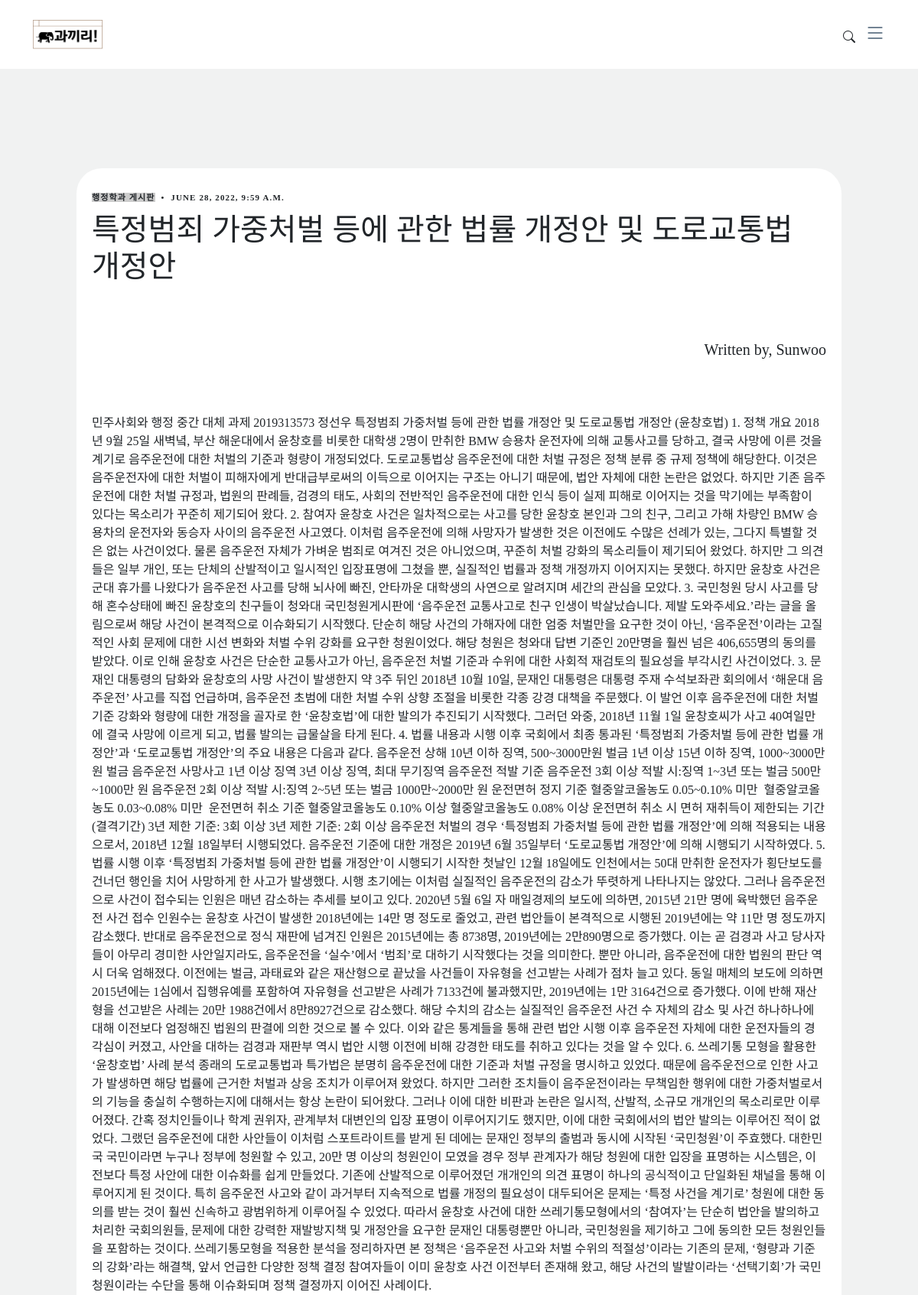
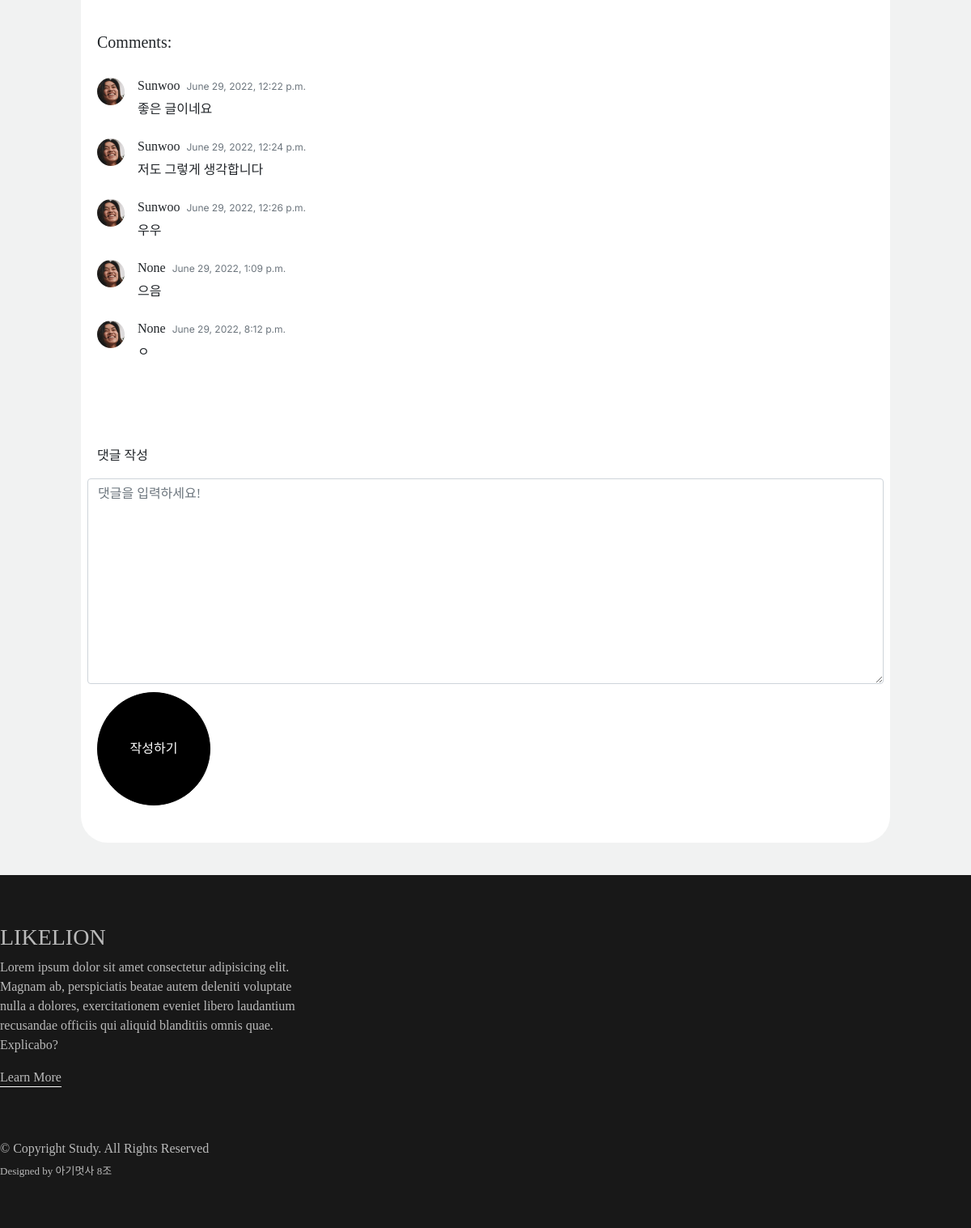
The page /singlepost/1 on the database its author committed (2 pictures, top to bottom).
### MainApp/models.py (models this page shows, shortened)
class Blog(models.Model):
    title = models.CharField(max_length=200)
    body = models.TextField()
    category1 = models.CharField(max_length=100, null=True)
    category2 = models.CharField(max_length=100, null=True)
    photo = models.ImageField(blank=True, null=True, upload_to='blog_photo')
    date = models.DateTimeField(auto_now_add=True)
    user = models.ForeignKey(settings.AUTH_USER_MODEL, on_delete=models.SET_NULL, null=True)

class User(AbstractBaseUser):
    username    = models.CharField(max_length=30, unique=True)
    name        = models.CharField(max_length=40, null=False, blank=False)
    email       = models.EmailField(verbose_name='email', max_length=60, unique=True)
    create_dt = models.DateTimeField(verbose_name='date joined', auto_now_add=True)
    last_login  = models.DateTimeField(verbose_name='last login', auto_now=True)
    is_admin    = models.BooleanField(default=False)
    is_active   = models.BooleanField(default=True)
    university = models.CharField(verbose_name='대학명', max_length=100)
    major = models.CharField(verbose_name='전공', max_length=100)
    address = models.CharField(verbose_name='주소', max_length=100)
    phone_number = models.CharField(verbose_name='핸드폰 번호', max_length=100)
    is_student = models.BooleanField(default=False)
    is_looking_job = models.BooleanField(default=False)
    is_headhunter = models.BooleanField(default=False)
    object = UserManager()  # 헬퍼 클래스 사용
    USERNAME_FIELD = 'email'  # 로그인 ID로 사용할 필드
    REQUIRED_FIELDS = ['username','name','university', 'major', 'address','phone_number', 'is_student','is_looking_job','is_headhunter'] # 필수 작성 필드
    def __str__(self):
        return self.username

class Comment(models.Model):
    comment = models.CharField(max_length=200)
    user = models.ForeignKey(settings.AUTH_USER_MODEL, on_delete=models.SET_NULL, null=True)
    date = models.DateTimeField(auto_now_add=True)
    post = models.ForeignKey(Blog, on_delete=models.CASCADE)

### MainApp/views.py (the view)
# urls.py: path('singlepost/', views.singlepost, name ='singlepost'),
def singlepost(request, post_id):
    single_post = get_object_or_404(Blog, pk=post_id)
    post_comments = Comment.objects.filter(post=post_id)
    if post_comments:
        return render(request, 'single-post.html', {'single_post':single_post,"post_id":post_id, "post_comments":post_comments})
    else:
        return render(request, 'single-post.html', {'single_post':single_post, "post_id":post_id, })

### MainApp/templates/single-post.html (shortened to what this page needs)
{% extends 'base.html' %}
{% load static %}
{% block content %}
<link href='{% static "/css/single-post.css" %}' rel="stylesheet">
  <main id="main">
    <section class="single-post-content">
      <div class="container_single">
        <div>
          <div data-aos="fade-up">
            <div class="single-post">
              <div class="post-meta"><span class="date">{{single_post.category2}} 게시판</span> <span class="mx-1">&bullet;</span> <span>{{single_post.date}}</span></div>
              <h1 class="mb-5">{{single_post.title}}</h1>
              <div style="text-align: right;"><h5 class="comment-title py-4">Written by, {{single_post.user}}</h5></div>
              <p>{{single_post.body}}</p>
            </div>
            <div class="comments">
              <h5 class="comment-title py-4">Comments:</h5>
              {% for post_comment in post_comments %}
              <div class="comment d-flex mb-4">
                <div class="flex-shrink-0">
                  <div class="avatar avatar-sm rounded-circle">
                    <img class="avatar-img" src='{% static "/img/person-5.jpg" %}' alt="" class="img-fluid">
                  </div>
                </div>
                <div class="flex-grow-1 ms-2 ms-sm-3">
                  <div class="comment-meta d-flex align-items-baseline">
                    <h6 class="me-2">{{post_comment.user}}</h6>
                    <span class="text-muted">{{post_comment.date}}</span>
                  </div>
                  <div class="comment-body">
                    {{post_comment.comment}}
                  </div>
                </div>
              </div>
              {% endfor %}
            </div>
            <div class="comment_l">
                <form action="{% url 'create_comment' post_id %}" method="POST">
                  <div class="col-lg-6 mb-3">
                  </div>
                  <div class="col-lg-6 mb-3">
                  </div>
                  <div class="col-12 mb-3">
                    <div class="col-lg-12">
                      <p class="comment-title">댓글 작성</p>
                      <div class="row">
                    <textarea class="form-control" name="comment" id="comment-message" placeholder="댓글을 입력하세요!" cols="30" rows="10"></textarea>
                  </div>
                  <div class="btn_comment">
                    <input type="submit" class="btn btn-primary" value="작성하기">
                  </div>
                </form>
                </div>
              </div>
            </div>
    </section>
  </main>
{% endblock %}

### MainApp/static/css/variables.css (style rules this page uses)
:root { --font-default: 'EB Garamond', system-ui, -apple-system, "Segoe UI", Roboto, "Helvetica Neue", Arial, "Noto Sans", "Liberation Sans", sans-serif, "Apple Color Emoji", "Segoe UI Emoji", "Segoe UI Symbol", "Noto Color Emoji"; --font-primary: 'EB Garamond', serif; --font-secondary: 'Inter', sans-serif; --color-default: #212529; --color-default-rgb: 33, 37, 41; --color-links: #212529; --color-links-hover: #15171a; --color-primary: #212529; --color-primary-light: #26282c; --color-primary-dark: #0b0c0e; --color-primary-rgb: 33, 37, 41; --color-primary-light-rgb: 38, 40, 44; --color-primary-dark-rgb: 11, 12, 14; --color-secondary: #596d80; --color-secondary-light: #8498aa; --color-secondary-dark: #404f5c; --color-secondary-rgb: 89, 109, 128; --color-secondary-light-rgb: 132, 152, 170; --color-secondary-dark-rgb: 64, 79, 92; --color-blue: #0d6efd; --color-blue-rgb: 13, 110, 253; --color-indigo: #6610f2; --color-indigo-rgb: 102, 16, 242; --color-purple: #6f42c1; --color-purple-rgb: 111, 66, 193; --color-pink: #f3268c; --color-pink-rgb: 243, 38, 140; --color-red: #df1529; --color-red-rgb: 223, 21, 4; --color-orange: #fd7e14; --color-orange-rgb: 253, 126, 20; --color-yellow: #ffc107; --color-yellow-rgb: 255, 193, 7; --color-green: #059652; --color-green-rgb: 5, 150, 82; --color-teal: #20c997; --color-teal-rgb: 32, 201, 151; --color-cyan: #0dcaf0; --color-cyan-rgb: 13, 202, 240; --color-white: #ffffff; --color-white-rgb: 255, 255, 255; --color-gray: #6c757d; --color-gray-rgb: 108, 117, 125; --color-black: #000000; --color-black-rgb: 0, 0, 0; }
:root { --bs-blue: var(--color-blue); --bs-indigo: var(--color-indigo); --bs-purple: var(--color-purple); --bs-pink: var(--color-pink); --bs-red: var(--color-red); --bs-orange: var(--color-orange); --bs-yellow: var(--color-yellow); --bs-green: var(--color-green); --bs-teal: var(--color-teal); --bs-cyan: var(--color-cyan); --bs-white: var(--color-white); --bs-gray: var(--color-gray); --bs-gray-dark: #343a40; --bs-gray-100: #f8f9fa; --bs-gray-200: #e9ecef; --bs-gray-300: #dee2e6; --bs-gray-400: #ced4da; --bs-gray-500: #adb5bd; --bs-gray-600: #6c757d; --bs-gray-700: #495057; --bs-gray-800: #343a40; --bs-gray-900: #212529; --bs-primary: var(--color-blue); --bs-secondary: var(--color-blue); --bs-success: #198754; --bs-info: #0dcaf0; --bs-warning: #ffc107; --bs-danger: #dc3545; --bs-light: #f8f9fa; --bs-dark: #212529; --bs-primary-rgb: var(--color-primary-rgb); --bs-secondary-rgb: var(--color-secondary-rgb); --bs-success-rgb: 25, 135, 84; --bs-info-rgb: 13, 202, 240; --bs-warning-rgb: 255, 193, 7; --bs-danger-rgb: 220, 53, 69; --bs-light-rgb: 248, 249, 250; --bs-dark-rgb: 33, 37, 41; --bs-white-rgb: var(--color-white-rgb); --bs-black-rgb: var(--color-black-rgb); --bs-body-color-rgb: var(--color-default-rgb); --bs-body-bg-rgb: 255, 255, 255; --bs-font-sans-serif: var(--font-default); --bs-font-monospace: SFMono-Regular, Menlo, Monaco, Consolas, "Liberation Mono", "Courier New", monospace; --bs-gradient: linear-gradient(180deg, rgba(255, 255, 255, 0.15), rgba(255, 255, 255, 0)); --bs-body-font-family: var(--font-default); --bs-body-font-size: 1rem; --bs-body-font-weight: 400; --bs-body-line-height: 1.5; --bs-body-color: var(--color-default); --bs-body-bg: #fff; }

### MainApp/static/css/main.css (style rules this page uses)
:root { scroll-behavior: smooth; }
body { color: rgba(var(--color-primary-rgb), 1); background-color: #F1F2F2; }
h1, h2, h3, h4, h5, h6 { font-family: 'LeferiPoint-WhiteObliqueA'; }
#main { margin-top: 90px; }
section { padding: 40px 0; overflow: hidden; }
.btn.btn-primary { background-color: var(--color-black); color: var(--color-white); border-color: var(--color-black); }
section { scroll-margin-top: 70px; }
.btn { height: 140px; width: 140px; border-radius: 50% }
.date { background-color: #ccc }
.post-meta { font-size: 11px; letter-spacing: 0.07rem; text-transform: uppercase; font-weight: 600; margin-bottom: 10px; }
.comment .avatar { position: relative; display: inline-block; width: 3rem; height: 3rem; }
.comment .avatar-img, .comment .avatar-initials, .comment .avatar-placeholder { width: 100%; height: 100%; border-radius: inherit; }
.comment .avatar-img { display: block; -o-object-fit: cover; object-fit: cover; }
.comment .avatar-sm, .comment .avatar-group-sm > .avatar { width: 2.125rem; height: 2.125rem; font-size: 1rem; }
.comment .comment-meta .text-muted, .comment .reply-meta .text-muted { font-family: var(--font-secondary); font-size: 12px; }
body { padding-top: 90px; }

### rows shown on the page
Blog: category2 "행정학과", date "JUNE 28, 2022, 9:59 A.M.", title "특정범죄 가중처벌 등에 관한 법률 개정안 및 도로교통법 개정안", user "Sunwoo", body "민주사회와 행정 중간 대체 과제 2019313573 정선우 특정범죄 가중처벌 등에 관한 법률 개정안 및 도로교통법 개정안 (윤창호법) 1. 정책 개요 2018년 9월 25일 새벽녘, 부산 해운대에서 윤창호를 비롯한 대학생 2명이 만취한 BMW 승용차 운전자에 의해 교통사고를 당하고, 결국 사망에 이른 것을 계기로 음주운전에 대한 처벌의 기준과 형량이 개정되었다. 도로교통법상 음주운전에 대한 처벌 규정은 정책 분류 중 규제 정책에 해당한다. 이것은 음주운전자에 대한 처벌이 피해자에게 반대급부로써의 이득으로 이어지는 구조는 아니기 때문에, 법안 자체에 대한 논란은 없었다. 하지만 기존 음주운전에 대한 처벌 규정과, 법원의 판례들, 검경의 태도, 사회의 전반적인 음주운전에 대한 인식 등이 실제 피해로 이어지는 것을 막기에는 부족함이 있다는 목소리가 꾸준히 제기되어 왔다. 2. 참여자 윤창호 사건은 일차적으로는 사고를 당한 윤창호 본인과 그의 친구, 그리고 가해 차량인 BMW 승용차의 운전자와 동승자 사이의 음주운전 사고였다. 이처럼 음주운전에 의해 사망자가 발생한 것은 이전에도 수많은 선례가 있는, 그다지 특별할 것은 없는 사건이었다. 물론 음주운전 자체가 가벼운 범죄로 여겨진 것은 아니었으며, 꾸준히 처벌 강화의 목소리들이 제기되어 왔었다. 하지만 그 의견들은 일부 개인, 또는 단체의 산발적이고 일시적인 입장표명에 그쳤을 뿐, 실질적인…"
Comment: user "Sunwoo", date "June 29, 2022, 12:22 p.m.", comment "좋은 글이네요"
Comment: user "Sunwoo", date "June 29, 2022, 12:24 p.m.", comment "저도 그렇게 생각합니다"
Comment: user "Sunwoo", date "June 29, 2022, 12:26 p.m.", comment "우우"
Comment: user "None", date "June 29, 2022, 1:09 p.m.", comment "으음"
Comment: user "None", date "June 29, 2022, 8:12 p.m.", comment "ㅇ"
